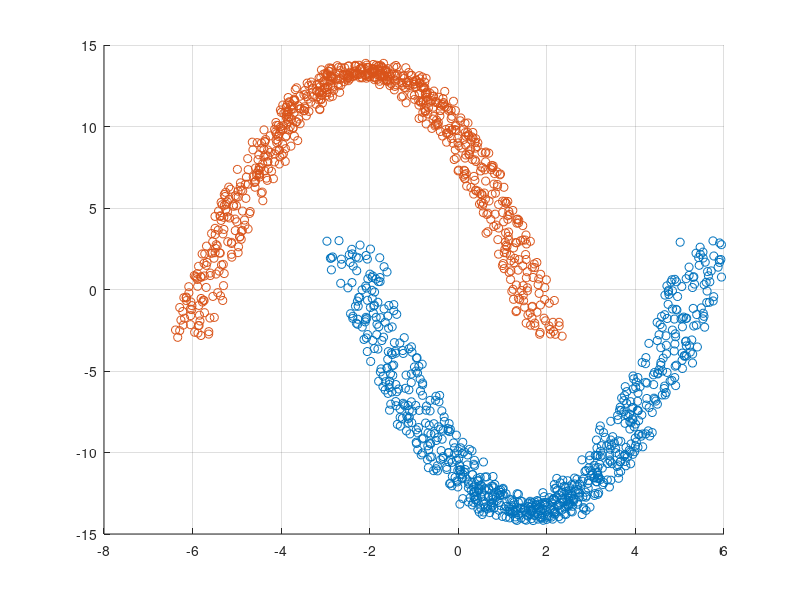

Reproduce this figure in MATLAB.
% Function was provided by Sven Nomm

clear
clc
rng(1);

stepS = 0.1;

t=-4:stepS:4;
tLength = length(t);
thicknes = 10;


DS1=[];
for i=1:tLength
    tSlice = rand(thicknes,2)*1.2;
    x(1:thicknes,1)=tSlice(:,1)+t(i)+1;
    y(1:thicknes,1)=-tSlice(:,2)+t(i)^2-13;
    DS1 = [DS1;x,y];
end

DS2=[];
for i=1:tLength
    tSlice = rand(thicknes,2)*0.9;
    x(1:thicknes,1)=tSlice(:,1)+t(i)-2.5;
    y(1:thicknes,1)=tSlice(:,2)-t(i)^2+13;
    DS2 = [DS2;x,y];
end

fh(2)=figure(2);
clf(fh(2))
scatter(DS1(:,1),DS1(:,2))
grid on
hold on
scatter(DS2(:,1),DS2(:,2))
hold on
    

DS1 = [DS1, ones(size(DS1,1),1)];
DS2 = [DS2, ones(size(DS2,1),1).*2];

DS=[DS1;DS2];

DS = DS(randperm(size(DS, 1)), :);
save("DS.mat", "DS");